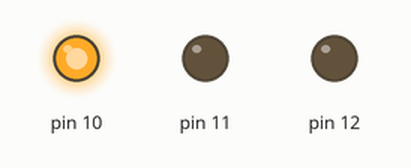
Bench run of a sketch on a simulated Arduino Uno, built with avr-gcc and run on an emulated ATmega328P. Shown: output pins drawn as LEDs (lit = HIGH).

Above: at 0.2 s.
At 1.2 s:
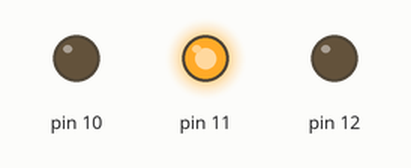
At 2.2 s:
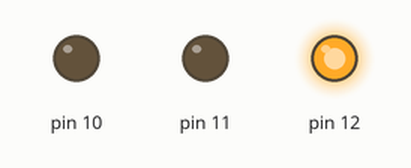
At 5.7 s:
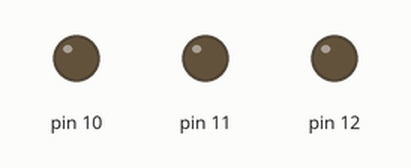
Timing chart, 0 to 6.9 s (numbered marks = the images above):
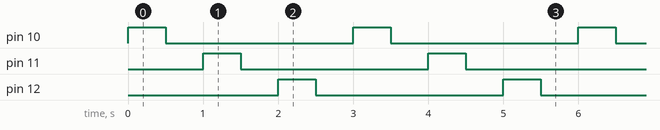

The sketch:

01_LED_PR1.ino
```cpp
/*
ctrl + N : 아두이노 새 스케치 열기
새로운 스케치를 열면 새로운 창이 열림
아두이노 IDE에서는 텝 방긱이 아닌 여러 창을 사용하는 방식이기 때문

스케치 = 하나의 폴더
펄더 = 하나의 독립 프로젝트
그렇기 때문에 프로젝트마다 별도의 창이 생기고 사용하는 것

---

폴더 = 하나의 독립 프로젝트
그래서 .ino 파일은 새로운 폴더 안에 생김

아두이노는 폴더 이름과 동일한 .ino 파일을 "메인 파일"로 간주
같은 폴더 안의 .ino파일이 여러개 있으면 하나의 큰 코드로 인식
하나의 스케치 폴더 안에는 setup(), loop() 가 단 하나씩만 존재해야 함
*/

/*
for문 사용*/
/*
for문을 사용해 배열을 순화하도록 할 것
배열 선언 방법: 자료향 변수[] = {요소}
C기반 언어에서 배열 초기화하는 문법
C++에서도 동일하게 사용

int LEDS[] = {10, 11, 12};
LEDS[0]=> 10

*/

int Red = 10;
int Green = 11;
int Blue = 12;

void setup() {
  pinMode(10, OUTPUT);
  pinMode(11, OUTPUT);
  pinMode(12, OUTPUT);

}

void loop() {
  digitalWrite(10, HIGH);
  delay(500);
  digitalWrite(10, LOW);
  delay(500);

  digitalWrite(11, HIGH);
  delay(500);
  digitalWrite(11, LOW);
  delay(500);

  digitalWrite(12, HIGH);
  delay(500);
  digitalWrite(12, LOW);
  delay(500);
}
```

Measured:
- by itself, pin 10–12: alternates HIGH for 0.50 s and LOW for 2.5 s
- by itself, everything shown: repeats every 3.0 s, in 6 steps
